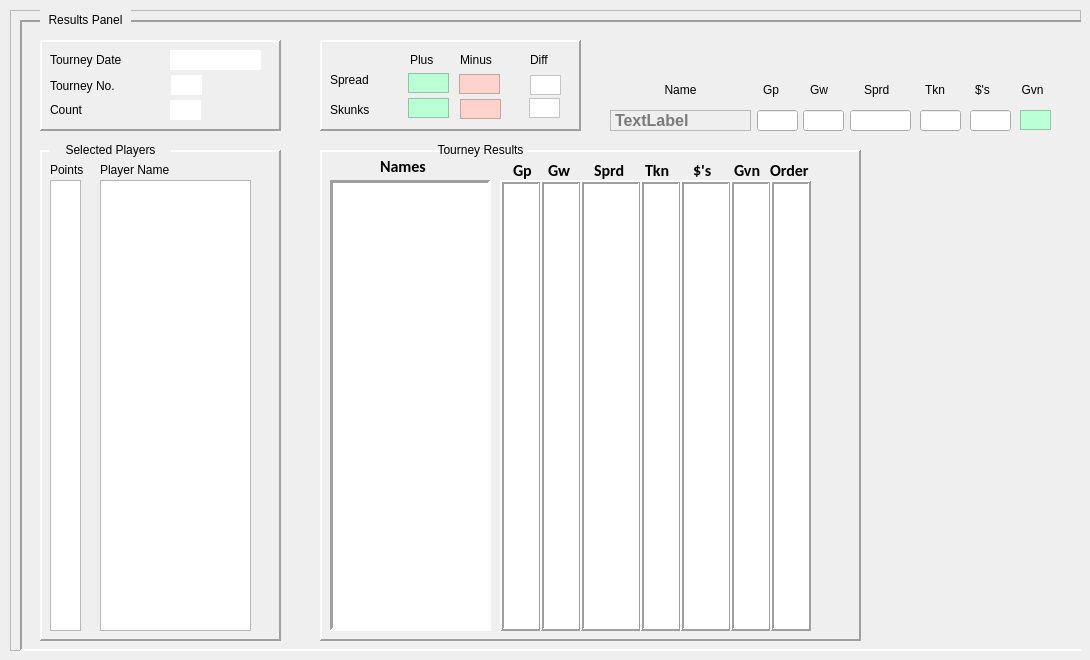
    <widget class="QWidget" name="resultsTab">
     <property name="autoFillBackground">
      <bool>true</bool>
     </property>
     <attribute name="title">
      <string>Results</string>
     </attribute>
     <widget class="QFrame" name="resultsTabPanel">
      <property name="geometry">
       <rect>
        <x>10</x>
        <y>10</y>
        <width>1071</width>
        <height>641</height>
       </rect>
      </property>
      <property name="autoFillBackground">
       <bool>true</bool>
      </property>
      <property name="frameShape">
       <enum>QFrame::Shape::StyledPanel</enum>
      </property>
      <property name="frameShadow">
       <enum>QFrame::Shadow::Raised</enum>
      </property>
      <widget class="QFrame" name="resultsPanel">
       <property name="geometry">
        <rect>
         <x>10</x>
         <y>10</y>
         <width>1091</width>
         <height>631</height>
        </rect>
       </property>
       <property name="autoFillBackground">
        <bool>true</bool>
       </property>
       <property name="frameShape">
        <enum>QFrame::Shape::Panel</enum>
       </property>
       <property name="frameShadow">
        <enum>QFrame::Shadow::Sunken</enum>
       </property>
       <property name="lineWidth">
        <number>2</number>
       </property>
       <widget class="QFrame" name="resultsHdrPanel">
        <property name="geometry">
         <rect>
          <x>20</x>
          <y>20</y>
          <width>241</width>
          <height>91</height>
         </rect>
        </property>
        <property name="autoFillBackground">
         <bool>true</bool>
        </property>
        <property name="frameShape">
         <enum>QFrame::Shape::Panel</enum>
        </property>
        <property name="frameShadow">
         <enum>QFrame::Shadow::Raised</enum>
        </property>
        <property name="lineWidth">
         <number>2</number>
        </property>
        <widget class="QLabel" name="label_9">
         <property name="geometry">
          <rect>
           <x>10</x>
           <y>10</y>
           <width>101</width>
           <height>20</height>
          </rect>
         </property>
         <property name="text">
          <string>Tourney Date</string>
         </property>
        </widget>
        <widget class="QLabel" name="label_10">
         <property name="geometry">
          <rect>
           <x>10</x>
           <y>36</y>
           <width>91</width>
           <height>20</height>
          </rect>
         </property>
         <property name="text">
          <string>Tourney No.</string>
         </property>
        </widget>
        <widget class="QLabel" name="label_11">
         <property name="geometry">
          <rect>
           <x>10</x>
           <y>60</y>
           <width>63</width>
           <height>20</height>
          </rect>
         </property>
         <property name="text">
          <string>Count</string>
         </property>
        </widget>
        <widget class="QLabel" name="tourneyHdrDate">
         <property name="geometry">
          <rect>
           <x>130</x>
           <y>10</y>
           <width>91</width>
           <height>20</height>
          </rect>
         </property>
         <property name="styleSheet">
          <string notr="true">background-color: rgb(255, 255, 255);</string>
         </property>
         <property name="text">
          <string/>
         </property>
        </widget>
        <widget class="QLabel" name="tourneyHdrNumber">
         <property name="geometry">
          <rect>
           <x>131</x>
           <y>35</y>
           <width>31</width>
           <height>20</height>
          </rect>
         </property>
         <property name="styleSheet">
          <string notr="true">background-color: rgb(255, 255, 255);</string>
         </property>
         <property name="text">
          <string/>
         </property>
        </widget>
        <widget class="QLabel" name="tourneyHdrCount">
         <property name="geometry">
          <rect>
           <x>130</x>
           <y>60</y>
           <width>31</width>
           <height>20</height>
          </rect>
         </property>
         <property name="styleSheet">
          <string notr="true">background-color: rgb(255, 255, 255);</string>
         </property>
         <property name="text">
          <string/>
         </property>
        </widget>
       </widget>
       <widget class="QFrame" name="frame_2">
        <property name="geometry">
         <rect>
          <x>300</x>
          <y>20</y>
          <width>261</width>
          <height>91</height>
         </rect>
        </property>
        <property name="frameShape">
         <enum>QFrame::Shape::Panel</enum>
        </property>
        <property name="frameShadow">
         <enum>QFrame::Shadow::Raised</enum>
        </property>
        <property name="lineWidth">
         <number>2</number>
        </property>
        <widget class="QLabel" name="label_12">
         <property name="geometry">
          <rect>
           <x>10</x>
           <y>30</y>
           <width>63</width>
           <height>20</height>
          </rect>
         </property>
         <property name="text">
          <string>Spread</string>
         </property>
        </widget>
        <widget class="QLabel" name="label_13">
         <property name="geometry">
          <rect>
           <x>10</x>
           <y>60</y>
           <width>63</width>
           <height>20</height>
          </rect>
         </property>
         <property name="text">
          <string>Skunks</string>
         </property>
        </widget>
        <widget class="QLabel" name="label_14">
         <property name="geometry">
          <rect>
           <x>90</x>
           <y>10</y>
           <width>31</width>
           <height>20</height>
          </rect>
         </property>
         <property name="text">
          <string>Plus</string>
         </property>
        </widget>
        <widget class="QLabel" name="label_15">
         <property name="geometry">
          <rect>
           <x>140</x>
           <y>10</y>
           <width>51</width>
           <height>20</height>
          </rect>
         </property>
         <property name="text">
          <string>Minus</string>
         </property>
        </widget>
        <widget class="QLabel" name="label_16">
         <property name="geometry">
          <rect>
           <x>210</x>
           <y>10</y>
           <width>31</width>
           <height>20</height>
          </rect>
         </property>
         <property name="text">
          <string>Diff</string>
         </property>
        </widget>
        <widget class="QLabel" name="spreadPlusValue">
         <property name="geometry">
          <rect>
           <x>88</x>
           <y>33</y>
           <width>41</width>
           <height>20</height>
          </rect>
         </property>
         <property name="styleSheet">
          <string notr="true">
background-color: rgb(187, 255, 215)
</string>
         </property>
         <property name="frameShape">
          <enum>QFrame::Shape::StyledPanel</enum>
         </property>
         <property name="text">
          <string/>
         </property>
        </widget>
        <widget class="QLabel" name="spreadMinusValue">
         <property name="geometry">
          <rect>
           <x>139</x>
           <y>34</y>
           <width>41</width>
           <height>20</height>
          </rect>
         </property>
         <property name="styleSheet">
          <string notr="true">background-color: rgb(255, 211, 205);</string>
         </property>
         <property name="frameShape">
          <enum>QFrame::Shape::StyledPanel</enum>
         </property>
         <property name="text">
          <string/>
         </property>
        </widget>
        <widget class="QLabel" name="spreadDiffValue">
         <property name="geometry">
          <rect>
           <x>210</x>
           <y>35</y>
           <width>31</width>
           <height>20</height>
          </rect>
         </property>
         <property name="styleSheet">
          <string notr="true">background-color: rgb(255, 255, 255);</string>
         </property>
         <property name="frameShape">
          <enum>QFrame::Shape::StyledPanel</enum>
         </property>
         <property name="text">
          <string/>
         </property>
        </widget>
        <widget class="QLabel" name="skunkPlusValue">
         <property name="geometry">
          <rect>
           <x>88</x>
           <y>58</y>
           <width>41</width>
           <height>20</height>
          </rect>
         </property>
         <property name="styleSheet">
          <string notr="true">background-color: rgb(187, 255, 215);</string>
         </property>
         <property name="frameShape">
          <enum>QFrame::Shape::StyledPanel</enum>
         </property>
         <property name="text">
          <string/>
         </property>
        </widget>
        <widget class="QLabel" name="skunkMinusValue">
         <property name="geometry">
          <rect>
           <x>140</x>
           <y>59</y>
           <width>41</width>
           <height>20</height>
          </rect>
         </property>
         <property name="styleSheet">
          <string notr="true">background-color: rgb(255, 211, 205);</string>
         </property>
         <property name="frameShape">
          <enum>QFrame::Shape::StyledPanel</enum>
         </property>
         <property name="text">
          <string/>
         </property>
        </widget>
        <widget class="QLabel" name="skunkDiffValue">
         <property name="geometry">
          <rect>
           <x>209</x>
           <y>58</y>
           <width>31</width>
           <height>20</height>
          </rect>
         </property>
         <property name="styleSheet">
          <string notr="true">
background-color: rgb(255, 255, 255);</string>
         </property>
         <property name="frameShape">
          <enum>QFrame::Shape::StyledPanel</enum>
         </property>
         <property name="text">
          <string/>
         </property>
        </widget>
       </widget>
       <widget class="QFrame" name="selectedPlayersPanel">
        <property name="geometry">
         <rect>
          <x>20</x>
          <y>130</y>
          <width>241</width>
          <height>491</height>
         </rect>
        </property>
        <property name="autoFillBackground">
         <bool>true</bool>
        </property>
        <property name="frameShape">
         <enum>QFrame::Shape::Panel</enum>
        </property>
        <property name="frameShadow">
         <enum>QFrame::Shadow::Raised</enum>
        </property>
        <property name="lineWidth">
         <number>2</number>
        </property>
        <widget class="QLabel" name="label_7">
         <property name="geometry">
          <rect>
           <x>10</x>
           <y>10</y>
           <width>41</width>
           <height>20</height>
          </rect>
         </property>
         <property name="text">
          <string>Points</string>
         </property>
        </widget>
        <widget class="QLabel" name="listOfPlayerNames">
         <property name="geometry">
          <rect>
           <x>60</x>
           <y>10</y>
           <width>91</width>
           <height>20</height>
          </rect>
         </property>
         <property name="text">
          <string>Player Name</string>
         </property>
        </widget>
        <widget class="QListWidget" name="listOfPoints">
         <property name="geometry">
          <rect>
           <x>10</x>
           <y>30</y>
           <width>31</width>
           <height>451</height>
          </rect>
         </property>
        </widget>
        <widget class="QListWidget" name="listWidget_2">
         <property name="geometry">
          <rect>
           <x>60</x>
           <y>30</y>
           <width>151</width>
           <height>451</height>
          </rect>
         </property>
        </widget>
       </widget>
       <widget class="QFrame" name="tourneyResultsPanel">
        <property name="geometry">
         <rect>
          <x>300</x>
          <y>130</y>
          <width>541</width>
          <height>491</height>
         </rect>
        </property>
        <property name="autoFillBackground">
         <bool>true</bool>
        </property>
        <property name="frameShape">
         <enum>QFrame::Shape::Panel</enum>
        </property>
        <property name="frameShadow">
         <enum>QFrame::Shadow::Raised</enum>
        </property>
        <property name="lineWidth">
         <number>2</number>
        </property>
        <widget class="QListWidget" name="listOfResulsNames">
         <property name="geometry">
          <rect>
           <x>10</x>
           <y>30</y>
           <width>161</width>
           <height>451</height>
          </rect>
         </property>
         <property name="frameShape">
          <enum>QFrame::Shape::Panel</enum>
         </property>
         <property name="lineWidth">
          <number>3</number>
         </property>
        </widget>
        <widget class="QLabel" name="label_23">
         <property name="geometry">
          <rect>
           <x>60</x>
           <y>6</y>
           <width>63</width>
           <height>20</height>
          </rect>
         </property>
         <property name="font">
          <font>
           <family>Calibri</family>
           <pointsize>12</pointsize>
           <bold>true</bold>
          </font>
         </property>
         <property name="text">
          <string>Names</string>
         </property>
         <property name="alignment">
          <set>Qt::AlignmentFlag::AlignLeading|Qt::AlignmentFlag::AlignLeft|Qt::AlignmentFlag::AlignVCenter</set>
         </property>
        </widget>
        <widget class="QLabel" name="label_24">
         <property name="geometry">
          <rect>
           <x>193</x>
           <y>10</y>
           <width>21</width>
           <height>20</height>
          </rect>
         </property>
         <property name="font">
          <font>
           <family>Calibri</family>
           <pointsize>12</pointsize>
           <bold>true</bold>
          </font>
         </property>
         <property name="text">
          <string>Gp</string>
         </property>
        </widget>
        <widget class="QLabel" name="label_25">
         <property name="geometry">
          <rect>
           <x>228</x>
           <y>10</y>
           <width>31</width>
           <height>20</height>
          </rect>
         </property>
         <property name="font">
          <font>
           <family>Calibri</family>
           <pointsize>12</pointsize>
           <bold>true</bold>
          </font>
         </property>
         <property name="text">
          <string>Gw</string>
         </property>
        </widget>
        <widget class="QLabel" name="label_26">
         <property name="geometry">
          <rect>
           <x>274</x>
           <y>10</y>
           <width>41</width>
           <height>20</height>
          </rect>
         </property>
         <property name="font">
          <font>
           <family>Calibri</family>
           <pointsize>12</pointsize>
           <bold>true</bold>
          </font>
         </property>
         <property name="text">
          <string>Sprd</string>
         </property>
        </widget>
        <widget class="QLabel" name="label_27">
         <property name="geometry">
          <rect>
           <x>325</x>
           <y>10</y>
           <width>31</width>
           <height>20</height>
          </rect>
         </property>
         <property name="font">
          <font>
           <family>Calibri</family>
           <pointsize>12</pointsize>
           <bold>true</bold>
          </font>
         </property>
         <property name="text">
          <string>Tkn</string>
         </property>
        </widget>
        <widget class="QLabel" name="label_28">
         <property name="geometry">
          <rect>
           <x>450</x>
           <y>10</y>
           <width>41</width>
           <height>20</height>
          </rect>
         </property>
         <property name="font">
          <font>
           <family>Calibri</family>
           <pointsize>12</pointsize>
           <bold>true</bold>
          </font>
         </property>
         <property name="text">
          <string>Order</string>
         </property>
        </widget>
        <widget class="QLabel" name="label_29">
         <property name="geometry">
          <rect>
           <x>414</x>
           <y>10</y>
           <width>31</width>
           <height>20</height>
          </rect>
         </property>
         <property name="font">
          <font>
           <family>Calibri</family>
           <pointsize>12</pointsize>
           <bold>true</bold>
          </font>
         </property>
         <property name="text">
          <string>Gvn</string>
         </property>
        </widget>
        <widget class="QLabel" name="label_31">
         <property name="geometry">
          <rect>
           <x>373</x>
           <y>10</y>
           <width>21</width>
           <height>20</height>
          </rect>
         </property>
         <property name="font">
          <font>
           <family>Calibri</family>
           <pointsize>12</pointsize>
           <bold>true</bold>
          </font>
         </property>
         <property name="text">
          <string>$'s</string>
         </property>
        </widget>
        <widget class="QListWidget" name="listOfResultsGp">
         <property name="geometry">
          <rect>
           <x>180</x>
           <y>30</y>
           <width>41</width>
           <height>451</height>
          </rect>
         </property>
         <property name="frameShape">
          <enum>QFrame::Shape::Box</enum>
         </property>
         <property name="frameShadow">
          <enum>QFrame::Shadow::Raised</enum>
         </property>
         <property name="lineWidth">
          <number>2</number>
         </property>
        </widget>
        <widget class="QListWidget" name="listOfResultGw">
         <property name="geometry">
          <rect>
           <x>220</x>
           <y>30</y>
           <width>41</width>
           <height>451</height>
          </rect>
         </property>
         <property name="frameShape">
          <enum>QFrame::Shape::Box</enum>
         </property>
         <property name="frameShadow">
          <enum>QFrame::Shadow::Raised</enum>
         </property>
         <property name="lineWidth">
          <number>2</number>
         </property>
        </widget>
        <widget class="QListWidget" name="listOfResultsSprd">
         <property name="geometry">
          <rect>
           <x>260</x>
           <y>30</y>
           <width>61</width>
           <height>451</height>
          </rect>
         </property>
         <property name="frameShape">
          <enum>QFrame::Shape::Box</enum>
         </property>
         <property name="frameShadow">
          <enum>QFrame::Shadow::Raised</enum>
         </property>
         <property name="lineWidth">
          <number>2</number>
         </property>
        </widget>
        <widget class="QListWidget" name="listOfResultsTkn">
         <property name="geometry">
          <rect>
           <x>320</x>
           <y>30</y>
           <width>41</width>
           <height>451</height>
          </rect>
         </property>
         <property name="frameShape">
          <enum>QFrame::Shape::Box</enum>
         </property>
         <property name="frameShadow">
          <enum>QFrame::Shadow::Raised</enum>
         </property>
         <property name="lineWidth">
          <number>2</number>
         </property>
        </widget>
        <widget class="QListWidget" name="listOfResultsCash">
         <property name="geometry">
          <rect>
           <x>360</x>
           <y>30</y>
           <width>51</width>
           <height>451</height>
          </rect>
         </property>
         <property name="frameShape">
          <enum>QFrame::Shape::Box</enum>
         </property>
         <property name="frameShadow">
          <enum>QFrame::Shadow::Raised</enum>
         </property>
         <property name="lineWidth">
          <number>2</number>
         </property>
        </widget>
        <widget class="QListWidget" name="listOfResultsGvn">
         <property name="geometry">
          <rect>
           <x>410</x>
           <y>30</y>
           <width>41</width>
           <height>451</height>
          </rect>
         </property>
         <property name="frameShape">
          <enum>QFrame::Shape::Box</enum>
         </property>
         <property name="frameShadow">
          <enum>QFrame::Shadow::Raised</enum>
         </property>
         <property name="lineWidth">
          <number>2</number>
         </property>
        </widget>
        <widget class="QListWidget" name="listOfResultsOrder">
         <property name="geometry">
          <rect>
           <x>450</x>
           <y>30</y>
           <width>41</width>
           <height>451</height>
          </rect>
         </property>
         <property name="frameShape">
          <enum>QFrame::Shape::Box</enum>
         </property>
         <property name="frameShadow">
          <enum>QFrame::Shadow::Raised</enum>
         </property>
         <property name="lineWidth">
          <number>2</number>
         </property>
        </widget>
       </widget>
       <widget class="QLabel" name="label_5">
        <property name="geometry">
         <rect>
          <x>30</x>
          <y>120</y>
          <width>121</width>
          <height>20</height>
         </rect>
        </property>
        <property name="autoFillBackground">
         <bool>true</bool>
        </property>
        <property name="text">
         <string>Selected Players</string>
        </property>
        <property name="alignment">
         <set>Qt::AlignmentFlag::AlignCenter</set>
        </property>
       </widget>
       <widget class="QLabel" name="label_6">
        <property name="geometry">
         <rect>
          <x>400</x>
          <y>120</y>
          <width>121</width>
          <height>20</height>
         </rect>
        </property>
        <property name="text">
         <string>Tourney Results</string>
        </property>
        <property name="alignment">
         <set>Qt::AlignmentFlag::AlignCenter</set>
        </property>
       </widget>
       <widget class="QLabel" name="resultLinePlayerName">
        <property name="geometry">
         <rect>
          <x>590</x>
          <y>90</y>
          <width>141</width>
          <height>21</height>
         </rect>
        </property>
        <property name="font">
         <font>
          <pointsize>12</pointsize>
          <bold>true</bold>
         </font>
        </property>
        <property name="styleSheet">
         <string notr="true">color: rgb(122, 122, 122)</string>
        </property>
        <property name="frameShape">
         <enum>QFrame::Shape::StyledPanel</enum>
        </property>
        <property name="text">
         <string>TextLabel</string>
        </property>
       </widget>
       <widget class="QLabel" name="label_40">
        <property name="geometry">
         <rect>
          <x>970</x>
          <y>90</y>
          <width>31</width>
          <height>20</height>
         </rect>
        </property>
        <property name="text">
         <string/>
        </property>
       </widget>
       <widget class="QLabel" name="label_41">
        <property name="geometry">
         <rect>
          <x>590</x>
          <y>60</y>
          <width>141</width>
          <height>20</height>
         </rect>
        </property>
        <property name="text">
         <string>Name</string>
        </property>
        <property name="alignment">
         <set>Qt::AlignmentFlag::AlignCenter</set>
        </property>
       </widget>
       <widget class="QLabel" name="label_42">
        <property name="geometry">
         <rect>
          <x>743</x>
          <y>60</y>
          <width>31</width>
          <height>20</height>
         </rect>
        </property>
        <property name="text">
         <string>Gp</string>
        </property>
       </widget>
       <widget class="QLabel" name="label_43">
        <property name="geometry">
         <rect>
          <x>790</x>
          <y>60</y>
          <width>31</width>
          <height>20</height>
         </rect>
        </property>
        <property name="text">
         <string>Gw</string>
        </property>
       </widget>
       <widget class="QLabel" name="label_44">
        <property name="geometry">
         <rect>
          <x>844</x>
          <y>60</y>
          <width>51</width>
          <height>20</height>
         </rect>
        </property>
        <property name="text">
         <string>Sprd</string>
        </property>
       </widget>
       <widget class="QLabel" name="label_45">
        <property name="geometry">
         <rect>
          <x>905</x>
          <y>60</y>
          <width>31</width>
          <height>20</height>
         </rect>
        </property>
        <property name="text">
         <string>Tkn</string>
        </property>
       </widget>
       <widget class="QLabel" name="label_46">
        <property name="geometry">
         <rect>
          <x>955</x>
          <y>60</y>
          <width>31</width>
          <height>20</height>
         </rect>
        </property>
        <property name="text">
         <string>$'s</string>
        </property>
       </widget>
       <widget class="QLabel" name="label_47">
        <property name="geometry">
         <rect>
          <x>992</x>
          <y>60</y>
          <width>41</width>
          <height>20</height>
         </rect>
        </property>
        <property name="text">
         <string>Gvn</string>
        </property>
        <property name="alignment">
         <set>Qt::AlignmentFlag::AlignCenter</set>
        </property>
       </widget>
       <widget class="QLineEdit" name="resultLinePlayerGp">
        <property name="geometry">
         <rect>
          <x>737</x>
          <y>90</y>
          <width>41</width>
          <height>21</height>
         </rect>
        </property>
        <property name="mouseTracking">
         <bool>false</bool>
        </property>
        <property name="acceptDrops">
         <bool>false</bool>
        </property>
        <property name="autoFillBackground">
         <bool>true</bool>
        </property>
       </widget>
       <widget class="QLineEdit" name="resultLinePlayerGw">
        <property name="geometry">
         <rect>
          <x>783</x>
          <y>90</y>
          <width>41</width>
          <height>21</height>
         </rect>
        </property>
        <property name="acceptDrops">
         <bool>false</bool>
        </property>
        <property name="autoFillBackground">
         <bool>true</bool>
        </property>
       </widget>
       <widget class="QLineEdit" name="resultLinePlayerTkn">
        <property name="geometry">
         <rect>
          <x>900</x>
          <y>90</y>
          <width>41</width>
          <height>21</height>
         </rect>
        </property>
        <property name="autoFillBackground">
         <bool>true</bool>
        </property>
       </widget>
       <widget class="QLineEdit" name="resultLinePlayerCash">
        <property name="geometry">
         <rect>
          <x>950</x>
          <y>90</y>
          <width>41</width>
          <height>21</height>
         </rect>
        </property>
        <property name="autoFillBackground">
         <bool>true</bool>
        </property>
       </widget>
       <widget class="QLineEdit" name="resultLinePlayerSprd">
        <property name="geometry">
         <rect>
          <x>830</x>
          <y>90</y>
          <width>61</width>
          <height>21</height>
         </rect>
        </property>
        <property name="autoFillBackground">
         <bool>true</bool>
        </property>
       </widget>
       <widget class="QLabel" name="resultLinePlayerGvn">
        <property name="geometry">
         <rect>
          <x>1000</x>
          <y>90</y>
          <width>31</width>
          <height>20</height>
         </rect>
        </property>
        <property name="autoFillBackground">
         <bool>false</bool>
        </property>
        <property name="styleSheet">
         <string notr="true">background-color: rgb(187, 255, 215)</string>
        </property>
        <property name="frameShape">
         <enum>QFrame::Shape::StyledPanel</enum>
        </property>
        <property name="text">
         <string/>
        </property>
       </widget>
      </widget>
      <widget class="QLabel" name="label_3">
       <property name="geometry">
        <rect>
         <x>30</x>
         <y>0</y>
         <width>91</width>
         <height>20</height>
        </rect>
       </property>
       <property name="autoFillBackground">
        <bool>true</bool>
       </property>
       <property name="text">
        <string>Results Panel</string>
       </property>
       <property name="alignment">
        <set>Qt::AlignmentFlag::AlignCenter</set>
       </property>
      </widget>
     </widget>
    </widget>
